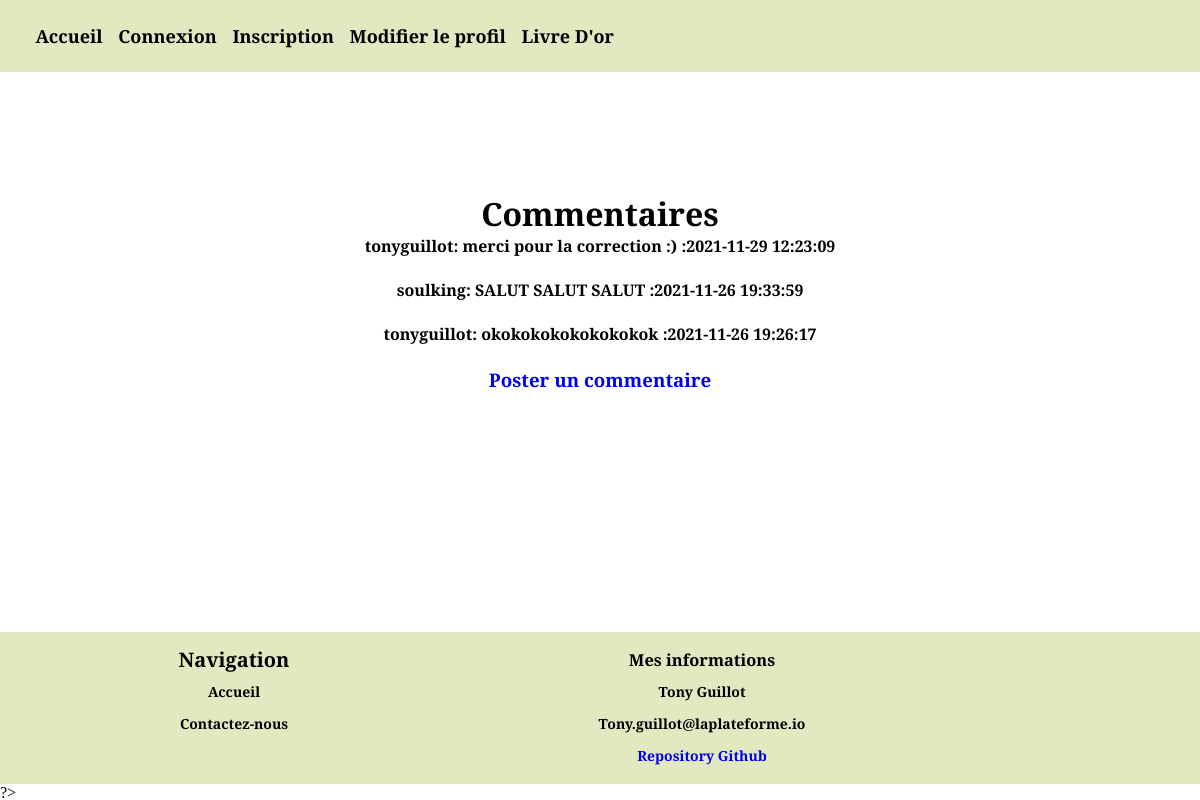
Screenshot of /livre-or.php with the database file from the repository.
### tables this page shows
CREATE TABLE IF NOT EXISTS `commentaires` (
  `id` int(11) NOT NULL AUTO_INCREMENT,
  `commentaire` text NOT NULL,
  `id_utilisateur` int(11) NOT NULL,
  `date` datetime NOT NULL,
  PRIMARY KEY (`id`)
);

CREATE TABLE IF NOT EXISTS `utilisateurs` (
  `id` int(11) NOT NULL AUTO_INCREMENT,
  `login` varchar(255) NOT NULL,
  `password` varchar(255) NOT NULL,
  PRIMARY KEY (`id`)
);

### livre-or.php (the view, shortened to what this page needs)
<?php
include('bdd.php');
include('navbar.php');
?>
<!DOCTYPE html>
<html lang="en">
<head>
    <link rel="stylesheet" href="style.css">
</head>
<body>
        <?php
        $insert = $bdd->prepare("SELECT *FROM utilisateurs INNER JOIN commentaires ON utilisateurs.id  = commentaires.id_utilisateur ");
        $comment  = $insert->execute();
        ?>
        <div class="commentaires">
        <H1>Commentaires</H1>
        <?php
        while ($comment = $insert->fetch()) {
            echo $comment ['login'] . ':' . ' ' . $comment['commentaire'] . '  '. ':' . $comment['date'] . '<br /> <br />';
        }
        ?>
        <h3 id="poster"> <a href="commentaire.php"> Poster un commentaire</a></h3>
    </div>
    <?php   include('footer.php'); ?>
</body>
</html>

### navbar.php (shortened to what this page needs)
<!DOCTYPE html>
<html lang="en">
<head>
</head>
    <body>
        <header>
            <nav>
                <ul>
                    <li>
                        <a href="index.php">Accueil</a>
                        <a href="connexion.php">Connexion</a>
                        <a href="inscription.php">Inscription</a>
                        <a href="profil.php">Modifier le profil</a>
                        <a href="livre-or">Livre D'or</a>
                    </li>
                </ul>
            </nav>
        </header>
</body>
</html>

### footer.php (shortened to what this page needs)
<!DOCTYPE html>
<html lang="en">
<head>
</head>
<body>
            <footer class="footer">
            <ul class="navigation">
                <h3 class="navi">Navigation</h3>
                <li><a href="index.html">Accueil</a></li>
                <li><a href="voyage6.html">Contactez-nous</a></li>
            </ul>
            <ul class="contact">
                <h3 class="info">Mes informations</h3>
                <li>Tony Guillot</li>
                <li>Tony.guillot@laplateforme.io</li>
                <li><a href="https://github.com/tony-guillot/livre-or">Repository Github</a></li>
            </ul>
      </footer>
   </body>
    </html>

### style.css (style rules this page uses)
* { margin: 0; padding: 0; font-family: "Source Serif Pro", serif; text-decoration: none; list-style-type: none; }
nav { margin-bottom: 10%; font-weight: bolder; height: 10%; background-color: #e2e9c0; padding: 2%; }
nav ul li a { margin-left: 1%; padding-top: 15%; font-size: 18px; color: black; }
.footer { margin-top: 20%; width: 100%; height: 100%; text-align: center; background-color: #e2e9c0; display: flex; flex-direction: row; justify-content: space-around; font-family: "Noto Sans Mono", monospace; }
.footer ul li a { transition: all 0.3s ease; }
.footer ul li { transition: all 0.3s ease; }
.navigation { margin-left: 2%; padding-top: 1%; padding-bottom: 1%; line-height: 2rem; }
.navi { font-size: 20px; color: black; font-weight: bolder; }
.navigation a { color: black; font-weight: bolder; font-size: 14px; }
.contact { color: black; font-weight: bolder; line-height: 2rem; padding-top: 1%; padding-bottom: 1%; margin-right: 20%; font-size: 14px; }
.commentaires { text-align: center; font-weight: bolder; }

### rows the page displays
commentaires: id_utilisateur.login "tonyguillot", commentaire "merci pour la correction :)", date "2021-11-29 12:23:09"
commentaires: id_utilisateur.login "soulking", commentaire "SALUT SALUT SALUT", date "2021-11-26 19:33:59"
commentaires: id_utilisateur.login "tonyguillot", commentaire "okokokokokokokokok", date "2021-11-26 19:26:17"
